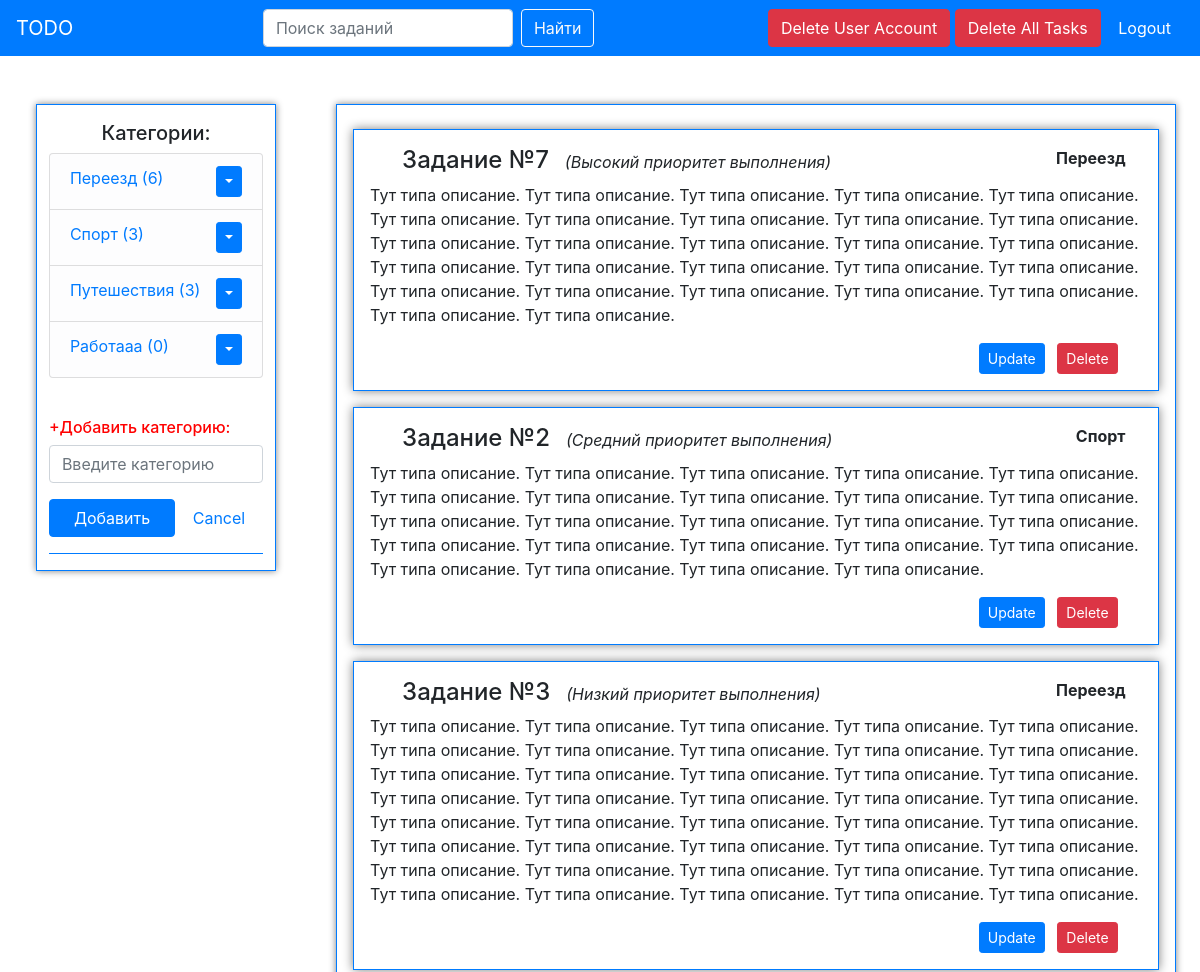
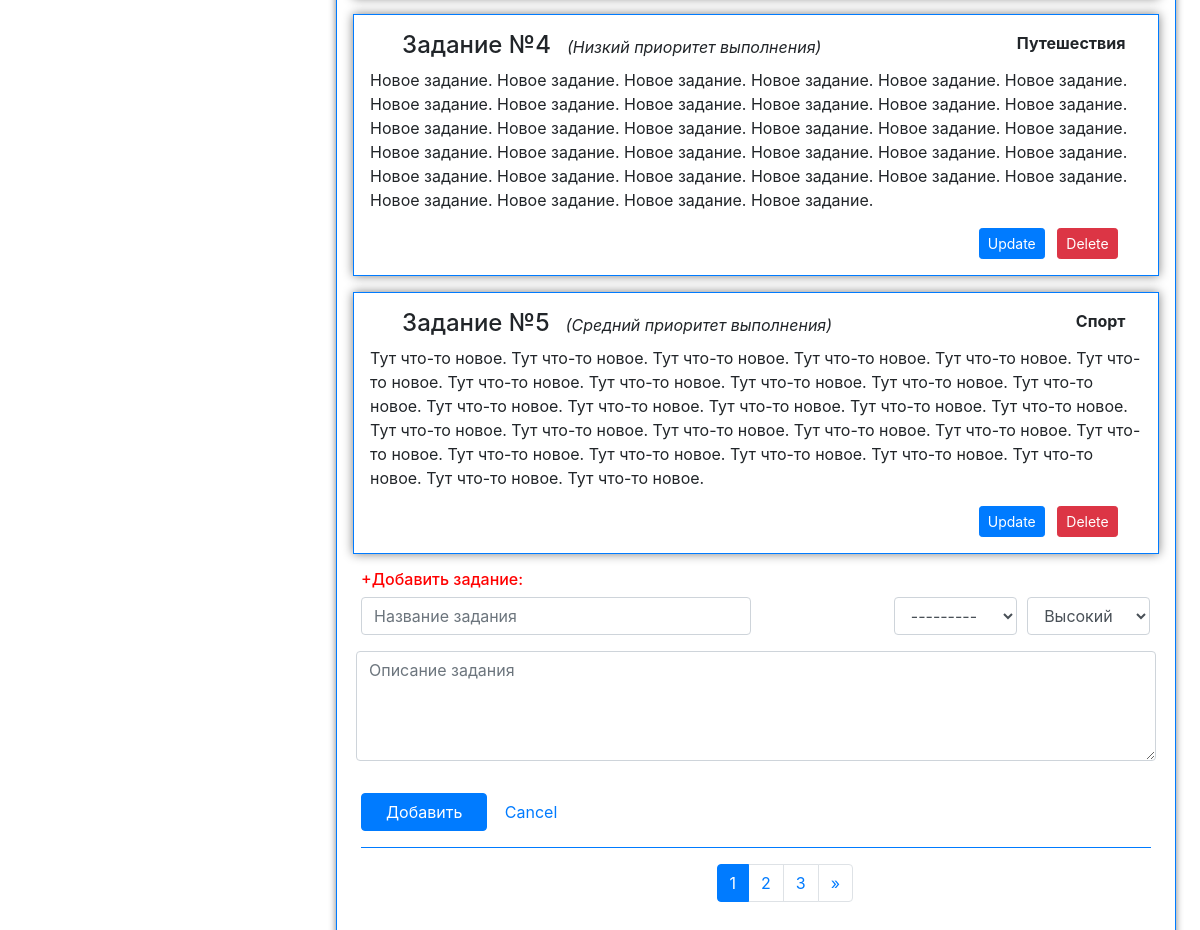
Before: / (signed in) with the older database file (2 pictures, top to bottom).
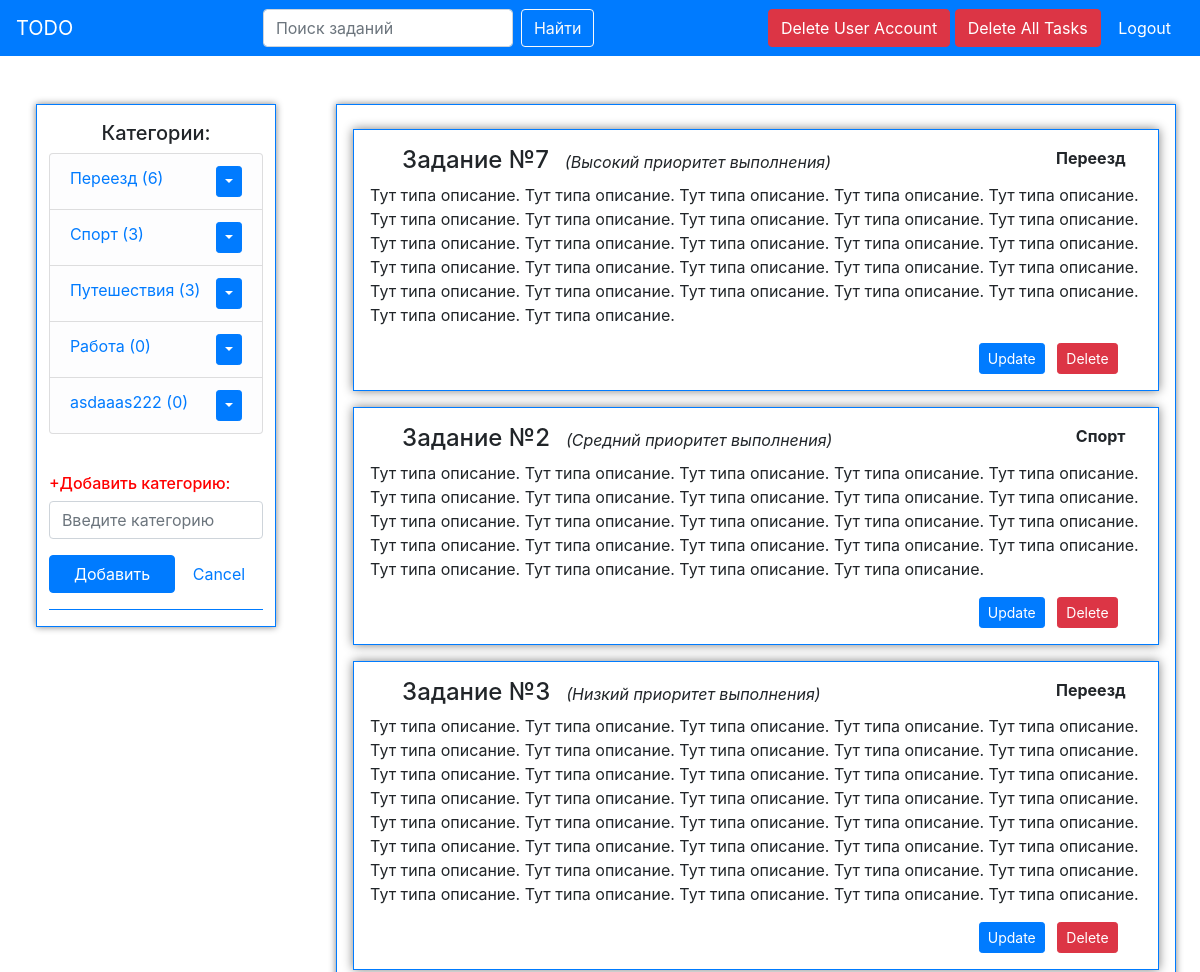
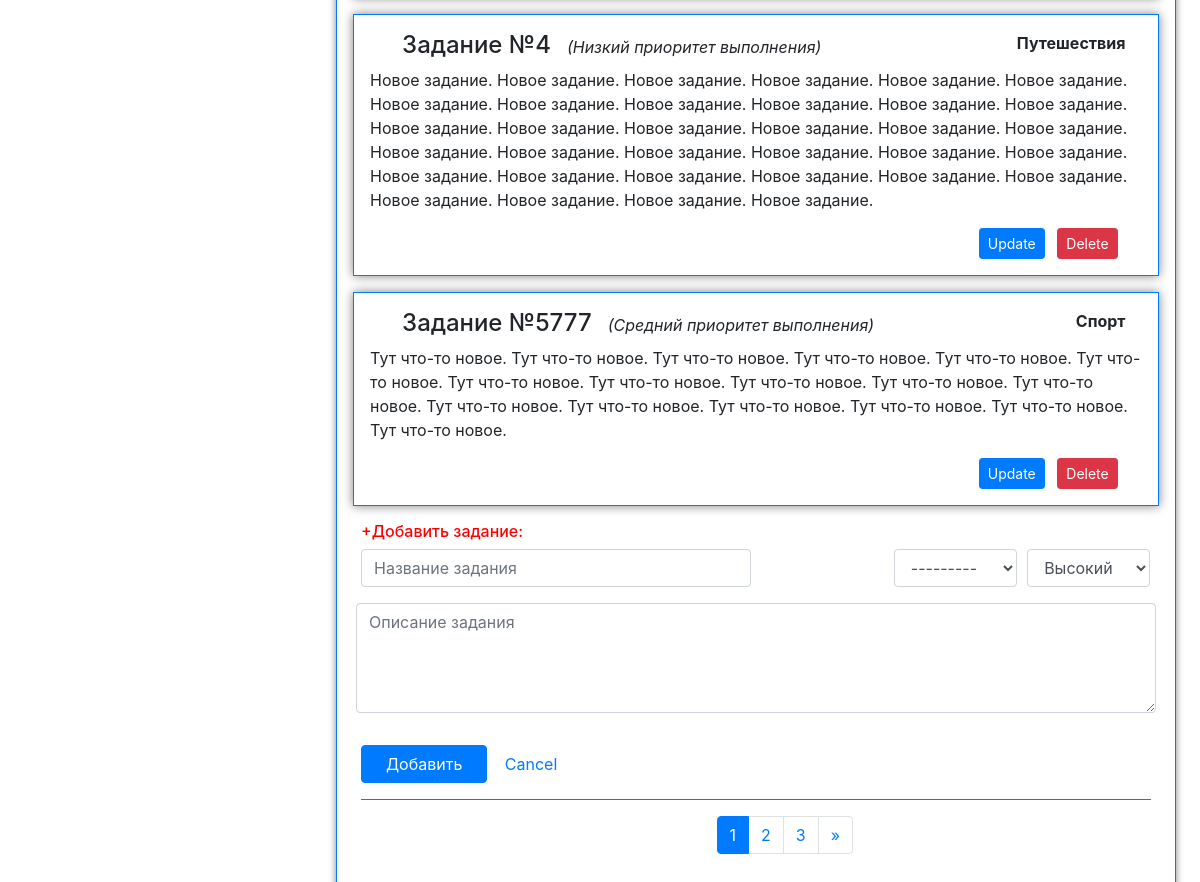
After: the same page with the newer database file (2 pictures, top to bottom).
### core/models.py (models this page shows, shortened)
class Project(models.Model):
	title = models.CharField(max_length = 30)
	user = models.ForeignKey(settings.AUTH_USER_MODEL, on_delete = models.CASCADE, related_name = 'user', blank = True)
	def __str__(self):
		return f'{self.title}'
	class Meta:
		verbose_name = 'Категория'
		verbose_name_plural = 'Категории'

class Task(models.Model):
	HIGH = -1
	MIDDLE = 0
	LOW = 1
	PRIORITY = ((HIGH, 'Высокий'),(MIDDLE, 'Средний'),(LOW, 'Низкий'))
	title = models.CharField(max_length = 70)
	description = models.TextField()
	priority = models.IntegerField(choices = PRIORITY, default = HIGH)
	project = models.ForeignKey(Project, on_delete = models.CASCADE, related_name = 'project')
	class Meta:
		verbose_name = 'Задание'
		verbose_name_plural = 'Задания'
		ordering = ['id']

### core/views.py (the view)
# urls.py: path('', ProjectCreateListView.as_view(), name ='base-view'),
class ProjectCreateListView(View, CreateMixin):
	model = Project
	model2 = Task
	template_name = 'core/main.html'
	title = 'Main page'
	paginate_by = 5
	form = ProjectForm
	form2 = TaskForm
	redirect_path = '/'
	def get_queryset(self):
		return self.model2.objects.filter(project__user__username = self.request.user)

### core/forms.py (shortened to what this page needs)
class TaskForm(forms.ModelForm):
	def __init__(self, *args, **kwargs):
		self.user = kwargs.pop('user', '')
		super(TaskForm, self).__init__(*args, **kwargs)
		self.fields['project'] = forms.ModelChoiceField(queryset = Project.objects.filter(user = self.user))
		self.fields['project'].label = ''
		self.fields['priority'].label = ''
	title = forms.CharField(label = '', widget = forms.TextInput(attrs = {'placeholder':'Название задания'}))
	description = forms.CharField(label = '', widget = forms.Textarea(attrs = {'placeholder':'Описание задания', 'rows':4, 'cols':150}))
	priority = forms.Select()
	class Meta:
		model = Task
		fields = ['title', 'description', 'priority', 'project']

### core/templates/core/main.html (shortened to what this page needs)
{% extends 'base.html' %}
{% load crispy_forms_tags %}
{% block sidebar %}
	{% include 'core/includes/sidebar.html' %}
{% endblock %}
{% block content %}
	{% if user.is_active %}
	<div class = 'container mt-5 mb-5 cont-sidebar-right'>
			{% include 'core/includes/content.html' %}
			{% include 'core/includes/paggination.html' %}
	</div>
	{% else %}
	<div class = 'container mt-5'>
		<h4>You must <a href="{% url 'login-view' %}">Log In</a> before see all.</h4>
		<h5>If you don't have an account, you can <a href="{% url 'registration-view' %}">Register</a></h5>
	</div>
	{% endif %}
{% endblock %}

### core/templates/core/includes/sidebar.html (shortened to what this page needs)
{% load crispy_forms_tags %}
{% if user.is_active %}
	<div class="content-section mt-5">
		<div class = 'sidebar-content'>
			<h5 class = 'text-center mt-3'>Категории:</h5>
			<ul class="list-group mb-3">
				{% for project in projects %}
					<li class="list-group-item list-group-item-light">
						<a href="{% url 'project-detail' project.id project.title %}">{{ project.title }}
							{% for count in count_tasks %}
								{% if project.title ==  count.title %}
									({{count.count}})
								{% endif %}
							{% endfor %}
						</a>
						<div class="dropdown float-right">
						  <button class="btn btn-primary btn-sm dropdown-toggle" type="button" id="dropdownMenuButton" data-toggle="dropdown" aria-haspopup="true" aria-expanded="false" ></button>
						</div>
					</li>
				{% endfor %}
			</ul>
			<br>
			<h6 class = 'add-category'>+Добавить категорию:</h6>
			<form class = 'form-sigin mb-3 form-project' action = '' method = 'POST' content='text/html; charset=UTF-8'>
				{{ form|crispy }}
				<input class="btn btn-primary pl-4 pr-4" type="submit" value="Добавить" name = 'form'>
				<a href="" id="cancel" name="cancel" class="btn btn-default">Cancel</a>
			</form>
			<hr>
		</div>
	</div>
{% endif %}

### core/templates/core/includes/content.html (shortened to what this page needs)
{% load crispy_forms_tags %}
			{% for task in tasks %}
			<article class="media mb-3 content-section">
				<div class="media-body">
					<div class="article-metadata ml-5 mt-3 mr-5">
						<h4 class="float-left">{{ task.title }}</h4>
						<i class="float-left ml-3 mt-1"> ({{ task.get_priority_display }} приоритет выполнения)</i>
						<b class="float-right"> {{ task.project }}</b>
					</div>
					<p class=" ml-3 mr-3 article-content">{{ task.description }}</p>
					<p class = 'float-right actions'>
			        	<a href="{% url 'update' task.pk task.title %}" class = 'btn btn-primary btn-sm ml-2 mr-2'>Update</a>
				      	<a href="{% url 'task-delete' task.pk task.title %}" class = 'btn btn-danger btn-sm'>Delete</a>
		        	</p>
				</div>
			</article>
			{% endfor %}
			<br>
			<h6 class = 'add-task'>+Добавить задание:</h6>
			<form class = 'form-sigin mb-3 form-task' action = '' method = 'POST' content='text/html; charset=UTF-8'>
				<div class = 'form-row'>
					<div class="form-group col-md-6 mb-0">
						{{ form2.title|as_crispy_field }}
					</div>
					<div class="form-group col-md-2 mb-0" style="margin-left: 16.6%;">
						{{ form2.project|as_crispy_field }}
					</div>
					<div class="form-group col-md-2 mb-0">
						{{ form2.priority|as_crispy_field }}
					</div>
				</div>
				<div class = 'form-row'>
					<div class="form-group">
						{{ form2.description|as_crispy_field }}
					</div>
				</div>
				<input class="btn btn-primary pl-4 pr-4" type="submit" value="Добавить" name = 'form2'>
				<a href="" id="cancel" name="cancel" class="btn btn-default">Cancel</a>
			</form>

Changed rows visible on the page:
changed Project: title "Работаaa" → "Работа"
added Project: title "asdaaas222", count "0"
changed Task: title "Задание №5" → "Задание №5777"; description "…новое. Тут что-то новое. Тут что-то новое. Тут что-то новое. Тут что-то новое. Тут что-то новое. Тут что-то новое. Тут что-то новое. Тут что-то новое. Тут что-то новое. Тут что-то новое. Тут что-то новое. Тут что-то новое. Тут что-то новое." → "…новое. Тут что-то новое."
